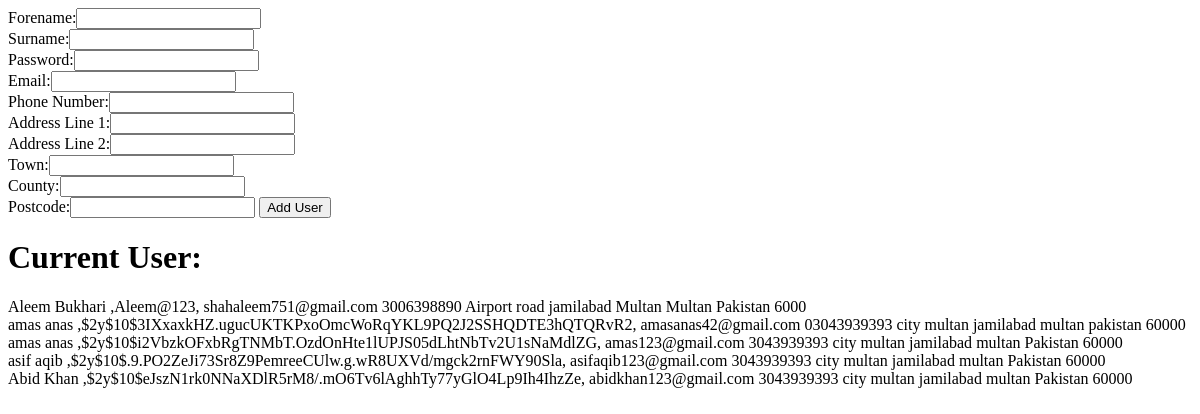
The app's page /user.php, older data.
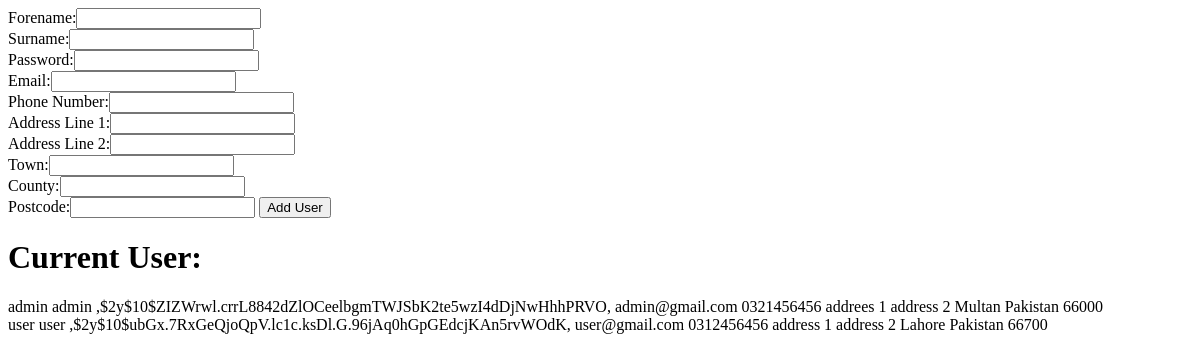
The same page, newer data.
### tables this page shows
CREATE TABLE `tbluser` (
  `UserID` int(6) UNSIGNED NOT NULL,
  `Role` tinyint(1) NOT NULL DEFAULT 0,
  `Email` varchar(50) NOT NULL,
  `Password` varchar(255) NOT NULL,
  `Forename` varchar(20) NOT NULL,
  `Surname` varchar(30) NOT NULL,
  `Postcode` varchar(7) NOT NULL,
  `AddressL1` varchar(50) NOT NULL,
  `AddressL2` varchar(50) NOT NULL,
  `Town` varchar(20) NOT NULL,
  `County` varchar(30) NOT NULL,
  `Phone` varchar(11) NOT NULL
);

### user.php (the view, shortened to what this page needs)
<!DOCTYPE html>
<html>
</head>
<body>
   	<form action="adduser.php" method="post">
	Forename:<input type="text" name="forename"><br>
  	Surname:<input type="text" name="surname"><br>
  	Password:<input type="password" name="password"><br>
    Email:<input type="text" name="email"><br>
	Phone Number:<input type="text" name="phone" ><br>
    Address Line 1:<input type="text" name="addressl1"><br>
	Address Line 2:<input type="text" name="addressl2"><br>
	Town:<input type="text" name="town"><br>
	County:<input type="text" name="county"><br>
    Postcode:<input type="text" name="postcode">
  	<input type="submit" value="Add User">
	</form>
	<h1>Current User:</h1>
<?php
	include_once('connection.php');
	$stmt = $conn->prepare("SELECT * FROM TblUser");
	$stmt->execute();
	while ($row = $stmt->fetch(PDO::FETCH_ASSOC))
		{
			echo($row["Forename"].' '.$row["Surname"].' ,'.$row["Password"].', '.$row["Email"].' '.$row["Phone"].' '.$row["AddressL1"].' '.$row["AddressL2"].' '.$row["Town"].' '.$row["County"].' '.$row["Postcode"]."<br>");
		}
?>
</body>
</html>

Row changes from the older to the newer data that the page shows:
removed tbluser: Forename "Aleem", Surname "Bukhari", Password "Aleem@123", Email "shahaleem751@gmail.com", Phone "3006398890", AddressL1 "Airport road", AddressL2 "jamilabad Multan", Town "Multan", County "Pakistan", Postcode "6000"
removed tbluser: Forename "amas", Surname "anas", Password "$2y$10$3IXxaxkHZ.ugucUKTKPxoOmcWoRqYKL9PQ2J2SSHQDTE3hQTQRvR2", Email "amasanas42@gmail.com", Phone "03043939393", AddressL1 "city multan", AddressL2 "jamilabad", Town "multan", County "pakistan", Postcode "60000"
removed tbluser: Forename "amas", Surname "anas", Password "$2y$10$i2VbzkOFxbRgTNMbT.OzdOnHte1lUPJS05dLhtNbTv2U1sNaMdlZG", Email "amas123@gmail.com", Phone "3043939393", AddressL1 "city multan", AddressL2 "jamilabad", Town "multan", County "Pakistan", Postcode "60000"
removed tbluser: Forename "asif", Surname "aqib", Password "$2y$10$.9.PO2ZeJi73Sr8Z9PemreeCUlw.g.wR8UXVd/mgck2rnFWY90Sla", Email "asifaqib123@gmail.com", Phone "3043939393", AddressL1 "city multan", AddressL2 "jamilabad", Town "multan", County "Pakistan", Postcode "60000"
changed tbluser: Forename "Abid" → "admin"; Surname "Khan" → "admin"; Password "$2y$10$eJszN1rk0NNaXDlR5rM8/.mO6Tv6lAghhTy77yGlO4Lp9Ih4IhzZe" → "$2y$10$ZIZWrwl.crrL8842dZlOCeelbgmTWJSbK2te5wzI4dDjNwHhhPRVO"; Email "abidkhan123@gmail.com" → "admin@gmail.com"; Phone "3043939393" → "0321456456"; AddressL1 "city multan" → "addrees 1"; AddressL2 "jamilabad" → "address 2"; Town "multan" → "Multan"; Postcode "60000" → "66000"
added tbluser: Forename "user", Surname "user", Password "$2y$10$ubGx.7RxGeQjoQpV.lc1c.ksDl.G.96jAq0hGpGEdcjKAn5rvWOdK", Email "user@gmail.com", Phone "0312456456", AddressL1 "address 1", AddressL2 "address 2", Town "Lahore", County "Pakistan", Postcode "66700"
